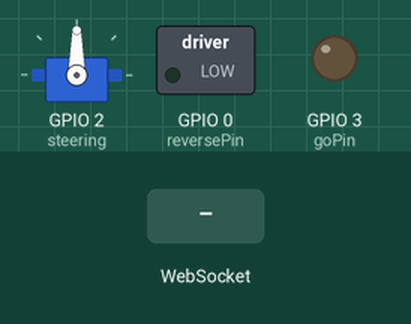
Simulated run of this sketch. Board: ESP8266 (NodeMCU). Shown: servo, switched loads named in the sketch (green lamp = pin HIGH), output pins drawn as LEDs (lit = HIGH). Inputs (shaded band) come from the test bench.

Above: at 1.2 s.
1.3 s: WebSocket text "1" received
At 2.7 s:
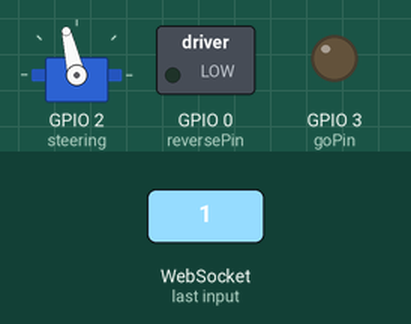
Timing chart, 0 to 4.3 s (numbered marks = the images above; inputs shaded):
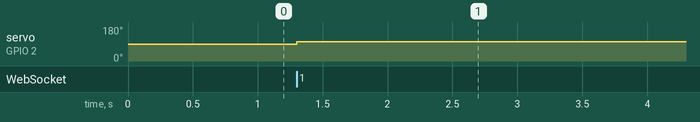

The sketch:

CarCode.ino
```cpp
#include <ESP8266WiFi.h>
#include <WebSocketsServer.h>
#include <ArduinoJson.h>
#include <Servo.h>
Servo steering;

const char* ssid = "Calebs_Car";
const char* password = "12345678";

WebSocketsServer webSocket = WebSocketsServer(81);

// Motor control pins
int goPin = 3;
int reversePin = 0;

void setup() {
  pinMode(goPin, OUTPUT);
  pinMode(reversePin, OUTPUT);
  steering.attach(2);
  //Serial.begin(115200);
  WiFi.softAP(ssid, password);
  webSocket.begin();
  webSocket.onEvent(webSocketEvent);
  //Serial.println("WebSocket server started");
}

void loop() {
  webSocket.loop();
}

void webSocketEvent(uint8_t num, WStype_t type, uint8_t* payload, size_t length) {
    String command = String((char*)payload);
    StaticJsonDocument<256> doc;
    DeserializationError error = deserializeJson(doc,command);
    if(error) return;
    double X = doc["X"];
    double Y = doc["Y"];
    //Serial.println(command);
    if (Y<-0.2) {
     // Serial.println("forward");
      digitalWrite(goPin, HIGH);
      digitalWrite(reversePin, LOW);
    } else if (Y>0.2) {
     // Serial.println("reverse");
      digitalWrite(goPin, LOW);
      digitalWrite(reversePin, HIGH);
    }
    else {
      digitalWrite(goPin,LOW);
      digitalWrite(reversePin,LOW);
    }
      steering.write(103+X*-20);
      //Serial.println("Servo: ");
      //Serial.println(100+X*10);
    delay(10);
}
```

Measured:
- after the input at 1.3 s, servo on GPIO 2 (steering): 90° → 103° at once
